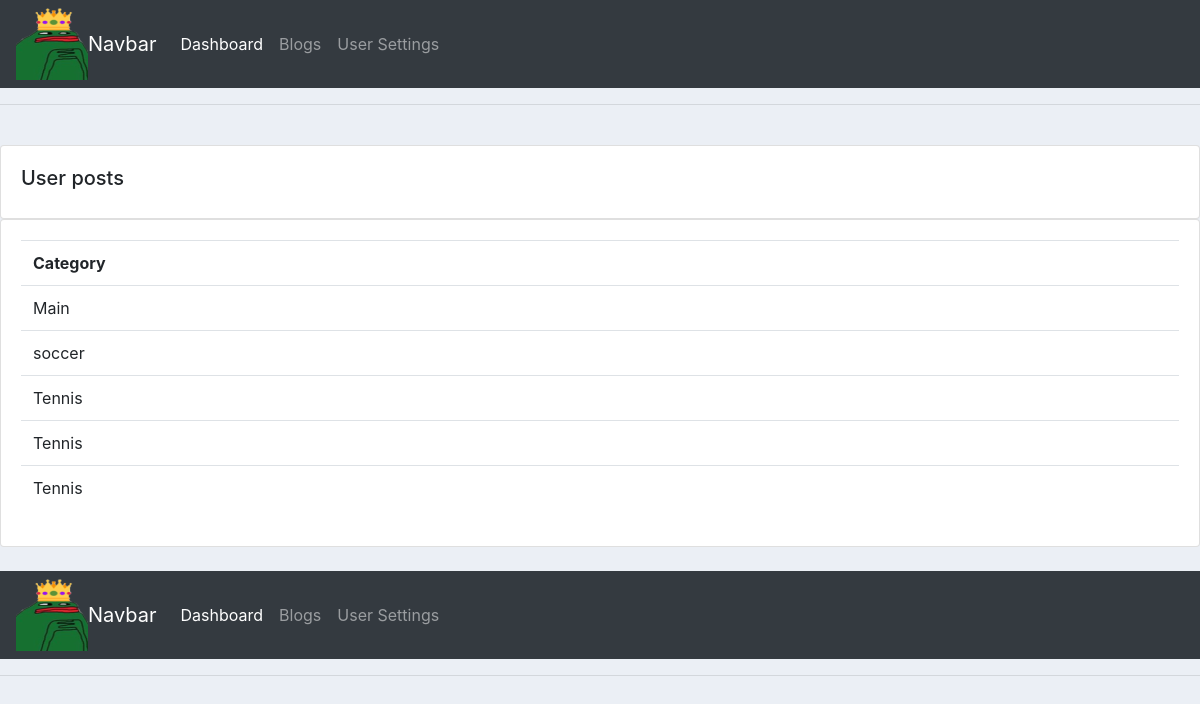
The app's page /Userlogs/, older data.
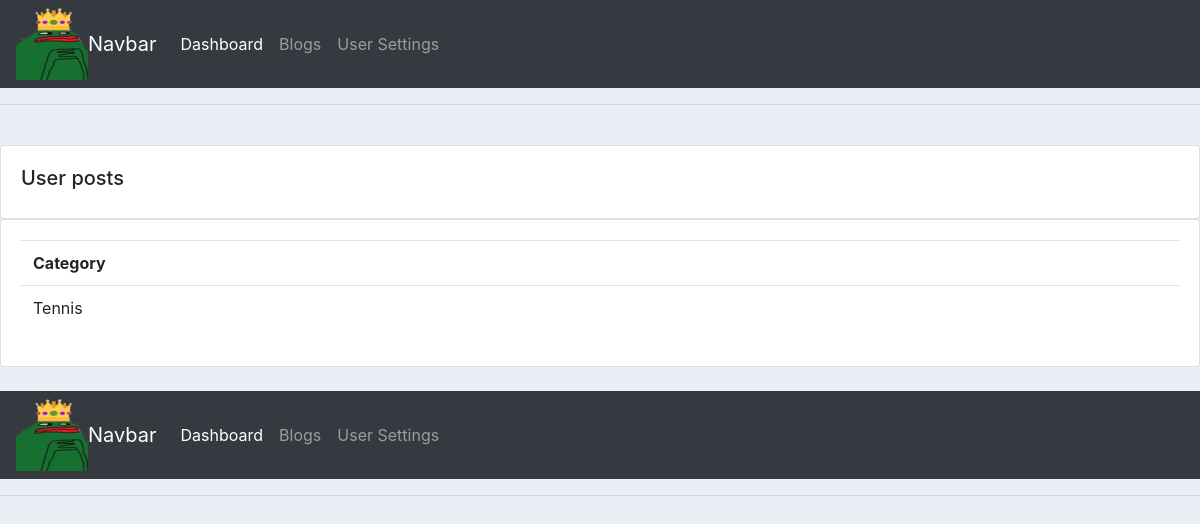
The same page, newer data.
### Userlog/models.py (models this page shows, shortened)
class UserTopic(models.Model):
    text = models.CharField(max_length=120, null =True) #we want to display characters with max 250
    date_added = models.DateTimeField(auto_now_add=True, null=True ) #allows realtime accuracy upon upload

### Userlog/views.py (the view)
# urls.py: path('Userlogs/', views.topic_view, name = "logs"),
def topic_view(request):
    posts = UserTopic.objects.all()
    topics = UserTopic.objects.order_by('date_added')
    context ={
        'topics': topics,
        'posts':posts
    }
    return render(request,'User_log/Userlogs.html',context)

### Userlog/templates/user_log/Userlogs.html (shortened to what this page needs)
{% include 'user_log/main.html' %}
{% block content %}
<body>
	<br>
		<div class="row">
			<div class="col-md">
				<div class="card card-body">
					<h5>User posts</h5>
				</div>
				<div class="card card-body">
					<table class="table">
						<tr>
							<th>Category</th>
						</tr>
						{% for i in topics %}
							<tr>
								<td>{{i.text}}</td>
							</tr>
						{% endfor %}
					</table>
				</div>
			</div>
		</div>
{% include 'user_log/main.html' %}
{% endblock content %}

Row changes from the older to the newer data that the page shows:
removed UserTopic: text "Main"
removed UserTopic: text "soccer"
removed UserTopic: text "Tennis"
removed UserTopic: text "Tennis"
